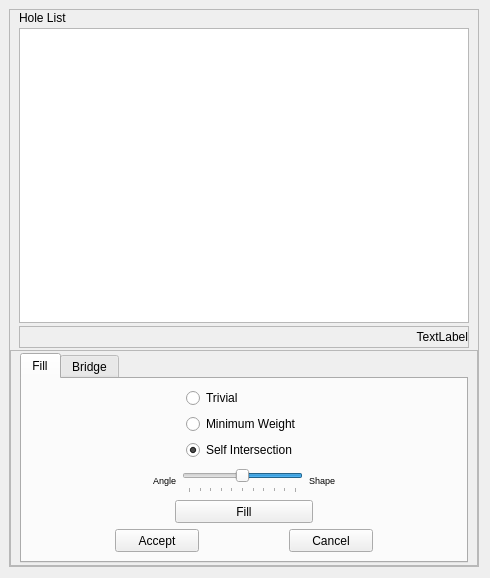
<?xml version="1.0" encoding="UTF-8"?>
<ui version="4.0">
 <class>FillerWidget</class>
 <widget class="QWidget" name="FillerWidget">
  <property name="windowModality">
   <enum>Qt::NonModal</enum>
  </property>
  <property name="geometry">
   <rect>
    <x>0</x>
    <y>0</y>
    <width>490</width>
    <height>578</height>
   </rect>
  </property>
  <property name="sizePolicy">
   <sizepolicy hsizetype="Preferred" vsizetype="Preferred">
    <horstretch>0</horstretch>
    <verstretch>0</verstretch>
   </sizepolicy>
  </property>
  <property name="minimumSize">
   <size>
    <width>0</width>
    <height>0</height>
   </size>
  </property>
  <property name="sizeIncrement">
   <size>
    <width>0</width>
    <height>0</height>
   </size>
  </property>
  <property name="contextMenuPolicy">
   <enum>Qt::DefaultContextMenu</enum>
  </property>
  <property name="windowTitle">
   <string>Edit Hole</string>
  </property>
  <layout class="QVBoxLayout">
   <property name="leftMargin">
    <number>9</number>
   </property>
   <property name="topMargin">
    <number>9</number>
   </property>
   <item>
    <widget class="QFrame" name="frame_main">
     <property name="sizePolicy">
      <sizepolicy hsizetype="Preferred" vsizetype="Preferred">
       <horstretch>0</horstretch>
       <verstretch>0</verstretch>
      </sizepolicy>
     </property>
     <property name="minimumSize">
      <size>
       <width>198</width>
       <height>410</height>
      </size>
     </property>
     <property name="frameShape">
      <enum>QFrame::StyledPanel</enum>
     </property>
     <property name="frameShadow">
      <enum>QFrame::Raised</enum>
     </property>
     <layout class="QVBoxLayout">
      <property name="spacing">
       <number>2</number>
      </property>
      <property name="margin">
       <number>0</number>
      </property>
      <item>
       <widget class="QFrame" name="frame_list">
        <property name="minimumSize">
         <size>
          <width>200</width>
          <height>150</height>
         </size>
        </property>
        <property name="sizeIncrement">
         <size>
          <width>5</width>
          <height>5</height>
         </size>
        </property>
        <property name="baseSize">
         <size>
          <width>5</width>
          <height>5</height>
         </size>
        </property>
        <layout class="QVBoxLayout" name="verticalLayout">
         <property name="spacing">
          <number>3</number>
         </property>
         <property name="topMargin">
          <number>0</number>
         </property>
         <property name="bottomMargin">
          <number>0</number>
         </property>
         <item>
          <widget class="QLabel" name="label_1">
           <property name="sizePolicy">
            <sizepolicy hsizetype="Fixed" vsizetype="Fixed">
             <horstretch>0</horstretch>
             <verstretch>0</verstretch>
            </sizepolicy>
           </property>
           <property name="minimumSize">
            <size>
             <width>80</width>
             <height>15</height>
            </size>
           </property>
           <property name="layoutDirection">
            <enum>Qt::LeftToRight</enum>
           </property>
           <property name="text">
            <string>Hole List</string>
           </property>
          </widget>
         </item>
         <item>
          <widget class="QTreeView" name="holeTree">
           <property name="sizePolicy">
            <sizepolicy hsizetype="Expanding" vsizetype="Expanding">
             <horstretch>0</horstretch>
             <verstretch>0</verstretch>
            </sizepolicy>
           </property>
           <property name="minimumSize">
            <size>
             <width>180</width>
             <height>130</height>
            </size>
           </property>
           <property name="sizeIncrement">
            <size>
             <width>5</width>
             <height>4</height>
            </size>
           </property>
           <property name="baseSize">
            <size>
             <width>5</width>
             <height>5</height>
            </size>
           </property>
           <property name="alternatingRowColors">
            <bool>true</bool>
           </property>
           <property name="selectionMode">
            <enum>QAbstractItemView::NoSelection</enum>
           </property>
           <property name="textElideMode">
            <enum>Qt::ElideNone</enum>
           </property>
           <property name="rootIsDecorated">
            <bool>false</bool>
           </property>
           <property name="itemsExpandable">
            <bool>false</bool>
           </property>
           <property name="sortingEnabled">
            <bool>true</bool>
           </property>
          </widget>
         </item>
         <item>
          <widget class="QFrame" name="frame">
           <property name="minimumSize">
            <size>
             <width>0</width>
             <height>20</height>
            </size>
           </property>
           <property name="frameShape">
            <enum>QFrame::StyledPanel</enum>
           </property>
           <property name="frameShadow">
            <enum>QFrame::Raised</enum>
           </property>
           <layout class="QGridLayout" name="gridLayout">
            <property name="margin">
             <number>0</number>
            </property>
            <property name="spacing">
             <number>0</number>
            </property>
            <item row="0" column="0">
             <layout class="QHBoxLayout" name="horizontalLayout">
              <item>
               <spacer name="horizontalSpacer">
                <property name="orientation">
                 <enum>Qt::Horizontal</enum>
                </property>
                <property name="sizeHint" stdset="0">
                 <size>
                  <width>40</width>
                  <height>20</height>
                 </size>
                </property>
               </spacer>
              </item>
              <item>
               <widget class="QLabel" name="infoLbl">
                <property name="minimumSize">
                 <size>
                  <width>200</width>
                  <height>0</height>
                 </size>
                </property>
                <property name="text">
                 <string>TextLabel</string>
                </property>
                <property name="alignment">
                 <set>Qt::AlignRight|Qt::AlignTrailing|Qt::AlignVCenter</set>
                </property>
               </widget>
              </item>
             </layout>
            </item>
           </layout>
          </widget>
         </item>
        </layout>
       </widget>
      </item>
      <item>
       <widget class="QFrame" name="frame_option">
        <property name="sizePolicy">
         <sizepolicy hsizetype="Preferred" vsizetype="Fixed">
          <horstretch>0</horstretch>
          <verstretch>0</verstretch>
         </sizepolicy>
        </property>
        <property name="minimumSize">
         <size>
          <width>200</width>
          <height>216</height>
         </size>
        </property>
        <property name="frameShape">
         <enum>QFrame::StyledPanel</enum>
        </property>
        <property name="frameShadow">
         <enum>QFrame::Raised</enum>
        </property>
        <layout class="QHBoxLayout">
         <property name="topMargin">
          <number>0</number>
         </property>
         <property name="bottomMargin">
          <number>0</number>
         </property>
         <item>
          <widget class="QTabWidget" name="operationTab">
           <property name="sizePolicy">
            <sizepolicy hsizetype="Minimum" vsizetype="Fixed">
             <horstretch>0</horstretch>
             <verstretch>0</verstretch>
            </sizepolicy>
           </property>
           <property name="minimumSize">
            <size>
             <width>180</width>
             <height>205</height>
            </size>
           </property>
           <property name="currentIndex">
            <number>0</number>
           </property>
           <property name="elideMode">
            <enum>Qt::ElideNone</enum>
           </property>
           <widget class="QWidget" name="fillTab">
            <attribute name="title">
             <string>Fill</string>
            </attribute>
            <layout class="QGridLayout">
             <item row="0" column="0" colspan="3">
              <layout class="QGridLayout">
               <item row="0" column="1">
                <widget class="QRadioButton" name="trivialRBtn">
                 <property name="layoutDirection">
                  <enum>Qt::LeftToRight</enum>
                 </property>
                 <property name="text">
                  <string>Trivial</string>
                 </property>
                 <property name="checked">
                  <bool>false</bool>
                 </property>
                </widget>
               </item>
               <item row="1" column="0">
                <spacer>
                 <property name="orientation">
                  <enum>Qt::Horizontal</enum>
                 </property>
                 <property name="sizeHint" stdset="0">
                  <size>
                   <width>40</width>
                   <height>20</height>
                  </size>
                 </property>
                </spacer>
               </item>
               <item row="1" column="1">
                <widget class="QRadioButton" name="minWRBtn">
                 <property name="text">
                  <string>Minimum Weight</string>
                 </property>
                </widget>
               </item>
               <item row="1" column="2">
                <spacer>
                 <property name="orientation">
                  <enum>Qt::Horizontal</enum>
                 </property>
                 <property name="sizeHint" stdset="0">
                  <size>
                   <width>40</width>
                   <height>20</height>
                  </size>
                 </property>
                </spacer>
               </item>
               <item row="2" column="1">
                <widget class="QRadioButton" name="selfIntersRBtn">
                 <property name="text">
                  <string>Self Intersection</string>
                 </property>
                 <property name="checked">
                  <bool>true</bool>
                 </property>
                </widget>
               </item>
              </layout>
             </item>
             <item row="1" column="0" colspan="3">
              <layout class="QHBoxLayout">
               <item>
                <spacer>
                 <property name="orientation">
                  <enum>Qt::Horizontal</enum>
                 </property>
                 <property name="sizeHint" stdset="0">
                  <size>
                   <width>0</width>
                   <height>20</height>
                  </size>
                 </property>
                </spacer>
               </item>
               <item>
                <widget class="QLabel" name="label">
                 <property name="font">
                  <font>
                   <pointsize>7</pointsize>
                  </font>
                 </property>
                 <property name="text">
                  <string>Angle</string>
                 </property>
                 <property name="textFormat">
                  <enum>Qt::AutoText</enum>
                 </property>
                 <property name="alignment">
                  <set>Qt::AlignRight|Qt::AlignTrailing|Qt::AlignVCenter</set>
                 </property>
                </widget>
               </item>
               <item>
                <widget class="QSlider" name="diedralWeightSld">
                 <property name="minimumSize">
                  <size>
                   <width>85</width>
                   <height>26</height>
                  </size>
                 </property>
                 <property name="maximumSize">
                  <size>
                   <width>170</width>
                   <height>16777215</height>
                  </size>
                 </property>
                 <property name="maximum">
                  <number>100</number>
                 </property>
                 <property name="sliderPosition">
                  <number>50</number>
                 </property>
                 <property name="tracking">
                  <bool>true</bool>
                 </property>
                 <property name="orientation">
                  <enum>Qt::Horizontal</enum>
                 </property>
                 <property name="invertedAppearance">
                  <bool>true</bool>
                 </property>
                 <property name="tickPosition">
                  <enum>QSlider::TicksBelow</enum>
                 </property>
                 <property name="tickInterval">
                  <number>0</number>
                 </property>
                </widget>
               </item>
               <item>
                <widget class="QLabel" name="label_2">
                 <property name="font">
                  <font>
                   <pointsize>7</pointsize>
                  </font>
                 </property>
                 <property name="text">
                  <string>Shape</string>
                 </property>
                 <property name="textFormat">
                  <enum>Qt::AutoText</enum>
                 </property>
                </widget>
               </item>
               <item>
                <spacer>
                 <property name="orientation">
                  <enum>Qt::Horizontal</enum>
                 </property>
                 <property name="sizeHint" stdset="0">
                  <size>
                   <width>0</width>
                   <height>20</height>
                  </size>
                 </property>
                </spacer>
               </item>
              </layout>
             </item>
             <item row="2" column="0">
              <spacer>
               <property name="orientation">
                <enum>Qt::Horizontal</enum>
               </property>
               <property name="sizeHint" stdset="0">
                <size>
                 <width>40</width>
                 <height>20</height>
                </size>
               </property>
              </spacer>
             </item>
             <item row="2" column="1">
              <widget class="QPushButton" name="fillButton">
               <property name="sizePolicy">
                <sizepolicy hsizetype="Expanding" vsizetype="Fixed">
                 <horstretch>0</horstretch>
                 <verstretch>0</verstretch>
                </sizepolicy>
               </property>
               <property name="minimumSize">
                <size>
                 <width>70</width>
                 <height>23</height>
                </size>
               </property>
               <property name="maximumSize">
                <size>
                 <width>200</width>
                 <height>23</height>
                </size>
               </property>
               <property name="text">
                <string>Fill</string>
               </property>
              </widget>
             </item>
             <item row="2" column="2">
              <spacer>
               <property name="orientation">
                <enum>Qt::Horizontal</enum>
               </property>
               <property name="sizeHint" stdset="0">
                <size>
                 <width>40</width>
                 <height>20</height>
                </size>
               </property>
              </spacer>
             </item>
             <item row="3" column="0" colspan="3">
              <layout class="QHBoxLayout">
               <item>
                <spacer>
                 <property name="orientation">
                  <enum>Qt::Horizontal</enum>
                 </property>
                 <property name="sizeHint" stdset="0">
                  <size>
                   <width>0</width>
                   <height>20</height>
                  </size>
                 </property>
                </spacer>
               </item>
               <item>
                <widget class="QPushButton" name="acceptFillBtn">
                 <property name="enabled">
                  <bool>true</bool>
                 </property>
                 <property name="sizePolicy">
                  <sizepolicy hsizetype="Expanding" vsizetype="Fixed">
                   <horstretch>0</horstretch>
                   <verstretch>0</verstretch>
                  </sizepolicy>
                 </property>
                 <property name="minimumSize">
                  <size>
                   <width>70</width>
                   <height>23</height>
                  </size>
                 </property>
                 <property name="maximumSize">
                  <size>
                   <width>140</width>
                   <height>23</height>
                  </size>
                 </property>
                 <property name="text">
                  <string>Accept</string>
                 </property>
                </widget>
               </item>
               <item>
                <spacer>
                 <property name="orientation">
                  <enum>Qt::Horizontal</enum>
                 </property>
                 <property name="sizeHint" stdset="0">
                  <size>
                   <width>30</width>
                   <height>20</height>
                  </size>
                 </property>
                </spacer>
               </item>
               <item>
                <widget class="QPushButton" name="cancelFillBtn">
                 <property name="enabled">
                  <bool>true</bool>
                 </property>
                 <property name="sizePolicy">
                  <sizepolicy hsizetype="Expanding" vsizetype="Fixed">
                   <horstretch>0</horstretch>
                   <verstretch>0</verstretch>
                  </sizepolicy>
                 </property>
                 <property name="minimumSize">
                  <size>
                   <width>70</width>
                   <height>23</height>
                  </size>
                 </property>
                 <property name="maximumSize">
                  <size>
                   <width>140</width>
                   <height>23</height>
                  </size>
                 </property>
                 <property name="text">
                  <string>Cancel</string>
                 </property>
                </widget>
               </item>
               <item>
                <spacer>
                 <property name="orientation">
                  <enum>Qt::Horizontal</enum>
                 </property>
                 <property name="sizeHint" stdset="0">
                  <size>
                   <width>0</width>
                   <height>20</height>
                  </size>
                 </property>
                </spacer>
               </item>
              </layout>
             </item>
            </layout>
           </widget>
           <widget class="QWidget" name="bridgeTab">
            <attribute name="title">
             <string>Bridge</string>
            </attribute>
            <layout class="QGridLayout">
             <item row="0" column="0" colspan="3">
              <layout class="QHBoxLayout">
               <item>
                <spacer>
                 <property name="orientation">
                  <enum>Qt::Horizontal</enum>
                 </property>
                 <property name="sizeHint" stdset="0">
                  <size>
                   <width>10</width>
                   <height>20</height>
                  </size>
                 </property>
                </spacer>
               </item>
               <item>
                <widget class="QGroupBox" name="groupBox">
                 <property name="sizePolicy">
                  <sizepolicy hsizetype="Preferred" vsizetype="Fixed">
                   <horstretch>2</horstretch>
                   <verstretch>0</verstretch>
                  </sizepolicy>
                 </property>
                 <property name="minimumSize">
                  <size>
                   <width>160</width>
                   <height>73</height>
                  </size>
                 </property>
                 <property name="maximumSize">
                  <size>
                   <width>250</width>
                   <height>73</height>
                  </size>
                 </property>
                 <property name="title">
                  <string>Automatic bridging</string>
                 </property>
                 <property name="alignment">
                  <set>Qt::AlignLeading</set>
                 </property>
                 <layout class="QGridLayout">
                  <property name="topMargin">
                   <number>3</number>
                  </property>
                  <property name="bottomMargin">
                   <number>3</number>
                  </property>
                  <property name="verticalSpacing">
                   <number>2</number>
                  </property>
                  <item row="0" column="0" colspan="2">
                   <layout class="QHBoxLayout">
                    <property name="spacing">
                     <number>5</number>
                    </property>
                    <item>
                     <widget class="QCheckBox" name="selfHoleChkB">
                      <property name="sizePolicy">
                       <sizepolicy hsizetype="Minimum" vsizetype="Fixed">
                        <horstretch>0</horstretch>
                        <verstretch>0</verstretch>
                       </sizepolicy>
                      </property>
                      <property name="text">
                       <string>Self hole Bridge</string>
                      </property>
                      <property name="checked">
                       <bool>false</bool>
                      </property>
                     </widget>
                    </item>
                    <item>
                     <spacer>
                      <property name="orientation">
                       <enum>Qt::Horizontal</enum>
                      </property>
                      <property name="sizeHint" stdset="0">
                       <size>
                        <width>0</width>
                        <height>16</height>
                       </size>
                      </property>
                     </spacer>
                    </item>
                    <item>
                     <widget class="QPushButton" name="autoBridgeBtn">
                      <property name="minimumSize">
                       <size>
                        <width>40</width>
                        <height>23</height>
                       </size>
                      </property>
                      <property name="maximumSize">
                       <size>
                        <width>70</width>
                        <height>23</height>
                       </size>
                      </property>
                      <property name="layoutDirection">
                       <enum>Qt::LeftToRight</enum>
                      </property>
                      <property name="text">
                       <string>Build</string>
                      </property>
                     </widget>
                    </item>
                   </layout>
                  </item>
                  <item row="1" column="0">
                   <layout class="QHBoxLayout">
                    <item>
                     <widget class="QLabel" name="label_sld_sx">
                      <property name="enabled">
                       <bool>false</bool>
                      </property>
                      <property name="sizePolicy">
                       <sizepolicy hsizetype="Fixed" vsizetype="Fixed">
                        <horstretch>0</horstretch>
                        <verstretch>0</verstretch>
                       </sizepolicy>
                      </property>
                      <property name="font">
                       <font>
                        <pointsize>7</pointsize>
                       </font>
                      </property>
                      <property name="text">
                       <string>Shape</string>
                      </property>
                      <property name="textFormat">
                       <enum>Qt::AutoText</enum>
                      </property>
                     </widget>
                    </item>
                    <item>
                     <widget class="QSlider" name="bridgeParamSld">
                      <property name="enabled">
                       <bool>false</bool>
                      </property>
                      <property name="minimumSize">
                       <size>
                        <width>80</width>
                        <height>0</height>
                       </size>
                      </property>
                      <property name="sizeIncrement">
                       <size>
                        <width>2</width>
                        <height>0</height>
                       </size>
                      </property>
                      <property name="layoutDirection">
                       <enum>Qt::RightToLeft</enum>
                      </property>
                      <property name="maximum">
                       <number>100</number>
                      </property>
                      <property name="sliderPosition">
                       <number>50</number>
                      </property>
                      <property name="tracking">
                       <bool>true</bool>
                      </property>
                      <property name="orientation">
                       <enum>Qt::Horizontal</enum>
                      </property>
                      <property name="invertedAppearance">
                       <bool>true</bool>
                      </property>
                      <property name="tickPosition">
                       <enum>QSlider::TicksBelow</enum>
                      </property>
                      <property name="tickInterval">
                       <number>0</number>
                      </property>
                     </widget>
                    </item>
                    <item>
                     <widget class="QLabel" name="label_sld_dx">
                      <property name="enabled">
                       <bool>false</bool>
                      </property>
                      <property name="sizePolicy">
                       <sizepolicy hsizetype="Fixed" vsizetype="Fixed">
                        <horstretch>0</horstretch>
                        <verstretch>0</verstretch>
                       </sizepolicy>
                      </property>
                      <property name="font">
                       <font>
                        <pointsize>7</pointsize>
                       </font>
                      </property>
                      <property name="text">
                       <string>1/2 hole</string>
                      </property>
                      <property name="textFormat">
                       <enum>Qt::AutoText</enum>
                      </property>
                     </widget>
                    </item>
                   </layout>
                  </item>
                  <item row="1" column="1">
                   <spacer>
                    <property name="orientation">
                     <enum>Qt::Horizontal</enum>
                    </property>
                    <property name="sizeHint" stdset="0">
                     <size>
                      <width>0</width>
                      <height>16</height>
                     </size>
                    </property>
                   </spacer>
                  </item>
                 </layout>
                </widget>
               </item>
               <item>
                <spacer>
                 <property name="orientation">
                  <enum>Qt::Horizontal</enum>
                 </property>
                 <property name="sizeHint" stdset="0">
                  <size>
                   <width>10</width>
                   <height>20</height>
                  </size>
                 </property>
                </spacer>
               </item>
              </layout>
             </item>
             <item row="1" column="0">
              <spacer>
               <property name="orientation">
                <enum>Qt::Horizontal</enum>
               </property>
               <property name="sizeHint" stdset="0">
                <size>
                 <width>20</width>
                 <height>20</height>
                </size>
               </property>
              </spacer>
             </item>
             <item row="1" column="1">
              <widget class="QPushButton" name="manualBridgeBtn">
               <property name="sizePolicy">
                <sizepolicy hsizetype="Preferred" vsizetype="Fixed">
                 <horstretch>2</horstretch>
                 <verstretch>0</verstretch>
                </sizepolicy>
               </property>
               <property name="minimumSize">
                <size>
                 <width>140</width>
                 <height>23</height>
                </size>
               </property>
               <property name="maximumSize">
                <size>
                 <width>170</width>
                 <height>23</height>
                </size>
               </property>
               <property name="sizeIncrement">
                <size>
                 <width>0</width>
                 <height>0</height>
                </size>
               </property>
               <property name="text">
                <string>Start manual bridging</string>
               </property>
              </widget>
             </item>
             <item row="1" column="2">
              <spacer>
               <property name="orientation">
                <enum>Qt::Horizontal</enum>
               </property>
               <property name="sizeHint" stdset="0">
                <size>
                 <width>20</width>
                 <height>20</height>
                </size>
               </property>
              </spacer>
             </item>
             <item row="2" column="0">
              <spacer>
               <property name="orientation">
                <enum>Qt::Horizontal</enum>
               </property>
               <property name="sizeHint" stdset="0">
                <size>
                 <width>20</width>
                 <height>20</height>
                </size>
               </property>
              </spacer>
             </item>
             <item row="2" column="1">
              <widget class="QPushButton" name="nmHoleClosureBtn">
               <property name="sizePolicy">
                <sizepolicy hsizetype="Preferred" vsizetype="Fixed">
                 <horstretch>0</horstretch>
                 <verstretch>0</verstretch>
                </sizepolicy>
               </property>
               <property name="minimumSize">
                <size>
                 <width>140</width>
                 <height>23</height>
                </size>
               </property>
               <property name="maximumSize">
                <size>
                 <width>170</width>
                 <height>23</height>
                </size>
               </property>
               <property name="text">
                <string>Close NonManifold Hole</string>
               </property>
              </widget>
             </item>
             <item row="2" column="2">
              <spacer>
               <property name="orientation">
                <enum>Qt::Horizontal</enum>
               </property>
               <property name="sizeHint" stdset="0">
                <size>
                 <width>20</width>
                 <height>20</height>
                </size>
               </property>
              </spacer>
             </item>
             <item row="3" column="0" colspan="3">
              <layout class="QHBoxLayout">
               <item>
                <spacer>
                 <property name="orientation">
                  <enum>Qt::Horizontal</enum>
                 </property>
                 <property name="sizeHint" stdset="0">
                  <size>
                   <width>16</width>
                   <height>20</height>
                  </size>
                 </property>
                </spacer>
               </item>
               <item>
                <widget class="QPushButton" name="acceptBridgeBtn">
                 <property name="enabled">
                  <bool>false</bool>
                 </property>
                 <property name="sizePolicy">
                  <sizepolicy hsizetype="Expanding" vsizetype="Fixed">
                   <horstretch>0</horstretch>
                   <verstretch>0</verstretch>
                  </sizepolicy>
                 </property>
                 <property name="minimumSize">
                  <size>
                   <width>70</width>
                   <height>23</height>
                  </size>
                 </property>
                 <property name="maximumSize">
                  <size>
                   <width>90</width>
                   <height>23</height>
                  </size>
                 </property>
                 <property name="text">
                  <string>Accept</string>
                 </property>
                </widget>
               </item>
               <item>
                <spacer>
                 <property name="orientation">
                  <enum>Qt::Horizontal</enum>
                 </property>
                 <property name="sizeHint" stdset="0">
                  <size>
                   <width>40</width>
                   <height>20</height>
                  </size>
                 </property>
                </spacer>
               </item>
               <item>
                <widget class="QPushButton" name="clearBridgeBtn">
                 <property name="enabled">
                  <bool>false</bool>
                 </property>
                 <property name="sizePolicy">
                  <sizepolicy hsizetype="Expanding" vsizetype="Fixed">
                   <horstretch>0</horstretch>
                   <verstretch>0</verstretch>
                  </sizepolicy>
                 </property>
                 <property name="minimumSize">
                  <size>
                   <width>70</width>
                   <height>23</height>
                  </size>
                 </property>
                 <property name="maximumSize">
                  <size>
                   <width>90</width>
                   <height>23</height>
                  </size>
                 </property>
                 <property name="text">
                  <string>Clear</string>
                 </property>
                </widget>
               </item>
               <item>
                <spacer>
                 <property name="orientation">
                  <enum>Qt::Horizontal</enum>
                 </property>
                 <property name="sizeHint" stdset="0">
                  <size>
                   <width>16</width>
                   <height>20</height>
                  </size>
                 </property>
                </spacer>
               </item>
              </layout>
             </item>
            </layout>
           </widget>
          </widget>
         </item>
        </layout>
       </widget>
      </item>
     </layout>
    </widget>
   </item>
  </layout>
 </widget>
 <resources/>
 <connections>
  <connection>
   <sender>trivialRBtn</sender>
   <signal>toggled(bool)</signal>
   <receiver>diedralWeightSld</receiver>
   <slot>setDisabled(bool)</slot>
   <hints>
    <hint type="sourcelabel">
     <x>123</x>
     <y>300</y>
    </hint>
    <hint type="destinationlabel">
     <x>152</x>
     <y>364</y>
    </hint>
   </hints>
  </connection>
  <connection>
   <sender>trivialRBtn</sender>
   <signal>toggled(bool)</signal>
   <receiver>label</receiver>
   <slot>setDisabled(bool)</slot>
   <hints>
    <hint type="sourcelabel">
     <x>171</x>
     <y>272</y>
    </hint>
    <hint type="destinationlabel">
     <x>109</x>
     <y>349</y>
    </hint>
   </hints>
  </connection>
  <connection>
   <sender>trivialRBtn</sender>
   <signal>toggled(bool)</signal>
   <receiver>label_2</receiver>
   <slot>setDisabled(bool)</slot>
   <hints>
    <hint type="sourcelabel">
     <x>171</x>
     <y>272</y>
    </hint>
    <hint type="destinationlabel">
     <x>231</x>
     <y>349</y>
    </hint>
   </hints>
  </connection>
 </connections>
</ui>
